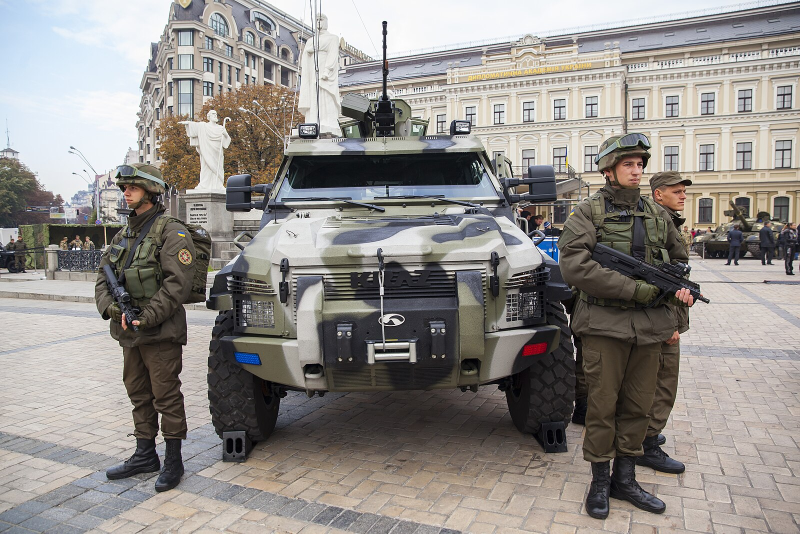
#> input picture data/military/raw/images/010f8caf2e07d2d285a8010c3fc672189d345f89643e5a60994144cbae19b4c1.jpg, 1600 x 1067 px (shown at 1/2 size)
$ python -i prepare_carparts23.py   (imports and definitions only)
#> lines starting #> are read from the running program, lines starting #| are printed output that depends on the picture
#!/usr/bin/env python3
"""Build the leakage-resistant COCO Carparts23 dataset for CRATER.

The input is Ultralytics' packaged Carparts-Seg v4 archive after extraction.
The script:

1. validates every image/label pair and YOLO segmentation polygon;
2. removes images with empty label files (they visibly contain cars and should
   not be treated as detector negatives);
3. groups Roboflow augmentations using the pre-``.rf.`` filename plus
   rotation- and color-tolerant visual similarity;
4. creates deterministic 70/15/15 source-group splits;
5. keeps all usable variants for training and one representative per source
   image for validation/test;
6. writes exact 23-class COCO annotations and a small CRATER transfer view;
7. emits an audit report, class counts, manifests, and visual previews.

Pillow, NumPy, and SciPy are required. No Ultralytics software is imported.
"""

from __future__ import annotations

import argparse
import csv
import json
import math
import os
import random
import shutil
from collections import Counter, defaultdict
from concurrent.futures import ProcessPoolExecutor
from multiprocessing import get_context
from pathlib import Path
from typing import Any

import numpy as np
from PIL import Image, ImageDraw, ImageFont
from scipy.ndimage import gaussian_filter, rotate


SOURCE_CLASSES = [
    "back_bumper",
    "back_door",
    "back_glass",
    "back_left_door",
    "back_left_light",
    "back_light",
    "back_right_door",
    "back_right_light",
    "front_bumper",
    "front_door",
    "front_glass",
    "front_left_door",
    "front_left_light",
    "front_light",
    "front_right_door",
    "front_right_light",
    "hood",
    "left_mirror",
    "object",
    "right_mirror",
    "tailgate",
    "trunk",
    "wheel",
]

# Exact classes that transfer directly plus a deliberately named weak proxy.
TRANSFER_CLASSES = ["windshield", "wheel", "hull_proxy"]
WINDSHIELD_SOURCE_ID = 10
WHEEL_SOURCE_ID = 22
HULL_PROXY_SOURCE_IDS = {
    0,   # back_bumper
    1,   # back_door
    3,   # back_left_door
    6,   # back_right_door
    8,   # front_bumper
    9,   # front_door
    11,  # front_left_door
    14,  # front_right_door
    16,  # hood
    20,  # tailgate
    21,  # trunk
}

SPLITS = ("train", "val", "test")
SPLIT_RATIOS = {"train": 0.70, "val": 0.15, "test": 0.15}
IMAGE_SUFFIXES = {".jpg", ".jpeg", ".png"}

SIMILARITY_IMAGE_SIZE = 48
SIMILARITY_ROTATIONS = sorted(
    {
        base_angle + delta
        for base_angle in (0, 90, 180, 270)
        for delta in range(-30, 31, 4)
    }
)
_SIM_Y, _SIM_X = np.ogrid[:SIMILARITY_IMAGE_SIZE, :SIMILARITY_IMAGE_SIZE]
SIMILARITY_MASK = (
    (_SIM_X - (SIMILARITY_IMAGE_SIZE - 1) / 2) ** 2
    + (_SIM_Y - (SIMILARITY_IMAGE_SIZE - 1) / 2) ** 2
    < (SIMILARITY_IMAGE_SIZE * 0.42) ** 2
)

DATASET_SOURCE_URL = (
    "https://universe.roboflow.com/gianmarco-russo-vt9xr/car-seg-un1pm/dataset/4"
)
DOWNLOAD_URL = (
    "https://github.com/ultralytics/assets/releases/download/v0.0.0/"
    "carparts-seg.zip"
)
LICENSE_NAME = "Creative Commons Attribution 4.0 International"
LICENSE_URL = "https://creativecommons.org/licenses/by/4.0/"
ARCHIVE_SHA256 = "e2eea20030d02366b07174bcdbcc843f63791bdd53962a83e00636d15e78e41f"


# [24 lines left out: function parse_args, not called in this run]


def source_key(path: Path) -> str:
    """Return the shared pre-augmentation key from a Roboflow filename."""
    return path.stem.split(".rf.", 1)[0]


# [124 lines left out: functions polygon_area, parse_label, discover_records, not called in this run]


def _load_similarity_image(path: str) -> np.ndarray:
    with Image.open(path) as image:
#> image is the input picture: PIL image 1600x1067 RGB; mean R, G, B 143.7, 139.5, 135.9
        array = np.asarray(
            image.convert("L").resize(
                (SIMILARITY_IMAGE_SIZE, SIMILARITY_IMAGE_SIZE),
                Image.Resampling.LANCZOS,
            ),
            dtype=np.float32,
        )
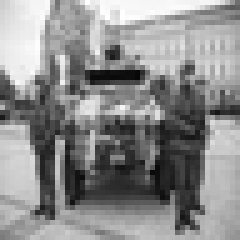
#> array: shape (48, 48) float32 (shown 5 times larger); min 7, max 255, mean 140.3
    return gaussian_filter(array, 0.7)
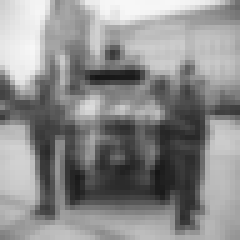
#> returned value: shape (48, 48) float32 (shown 5 times larger); min 22.85, max 247.9, mean 140.3


# [379 lines left out: functions _maximum_rotated_correlation, _cluster_path_group, refine_source_groups, class_presence_by_group, choose_group_split, choose_eval_representative and 5 more, not called in this run]


def write_json(path: Path, value: Any) -> None:
    path.parent.mkdir(parents=True, exist_ok=True)
    path.write_text(json.dumps(value, indent=2) + "\n", encoding="utf-8")


# [150 lines left out: functions write_annotations, write_manifests, original_leakage_profile, instance_counts, write_class_counts, write_assignments, not called in this run]


COLORS = {
    1: "#13B5EA",
    2: "#F5A623",
    3: "#7ED321",
}


# [242 lines left out: functions draw_preview_tile, write_sample_preview, write_leakage_preview, build_audit_report, main, not called in this run]


# [2 lines not run here, left out]

>>> result = _load_similarity_image('../../data/military/raw/images/010f8caf2e07d2d285a8010c3fc672189d345f89643e5a60994144cbae19b4c1.jpg')

$ run again, on data/military/raw/images/0b6803ca5909f48692a3c7f00cb6ddaaf3abac256297bb9b05faaae5b39f910c.jpg
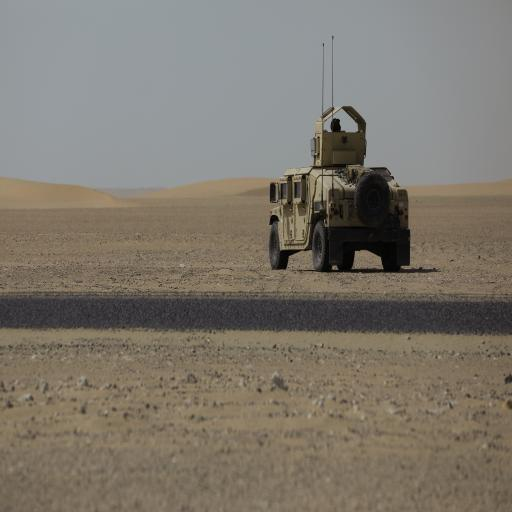
#> input picture data/military/raw/images/0b6803ca5909f48692a3c7f00cb6ddaaf3abac256297bb9b05faaae5b39f910c.jpg, 512 x 512 px
#> in _load_similarity_image, image is the input picture: PIL image 512x512 RGB; mean R, G, B 125.4, 119, 108.8
#> in _load_similarity_image, `array = np.asarray( image.convert("L").resize( (SIMILARITY_IMAGE_SIZE,..`:
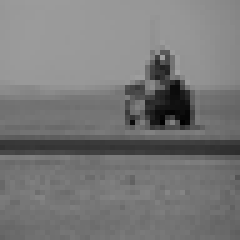
#> array: shape (48, 48) float32 (shown 5 times larger); min 0, max 160, mean 119.8

$ run again, on data/military/raw/images/0cdfd547756e62eafede13ee3078c3c9e5189921d27b1ae36aefd89269e0e5a4.jpg
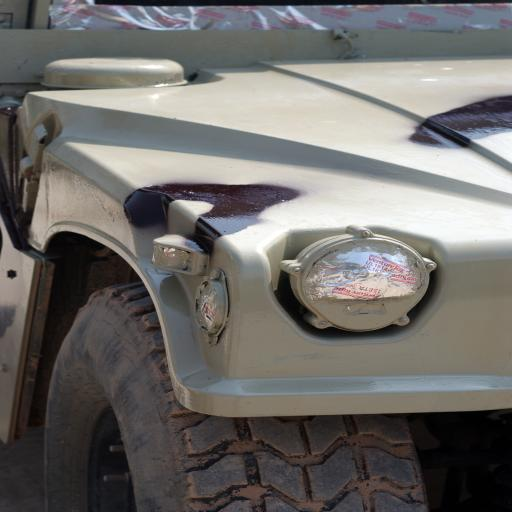
#> input picture data/military/raw/images/0cdfd547756e62eafede13ee3078c3c9e5189921d27b1ae36aefd89269e0e5a4.jpg, 512 x 512 px
#> in _load_similarity_image, image is the input picture: PIL image 512x512 RGB; mean R, G, B 111.2, 109.1, 106.3
#> in _load_similarity_image, `array = np.asarray( image.convert("L").resize( (SIMILARITY_IMAGE_SIZE,..`:
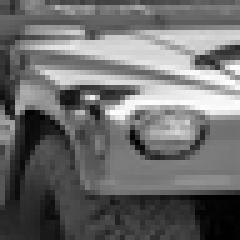
#> array: shape (48, 48) float32 (shown 5 times larger); min 0, max 255, mean 109.5
#> in _load_similarity_image, `return gaussian_filter(array, 0.7)`:
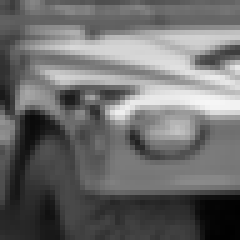
#> returned value: shape (48, 48) float32 (shown 5 times larger); min 1.24, max 246.5, mean 109.5

$ run again, on data/military/raw/images/0d4b3424643294b16455cc8a555f7eb77e7fd42a64a70751099d1899b22c8713.jpg
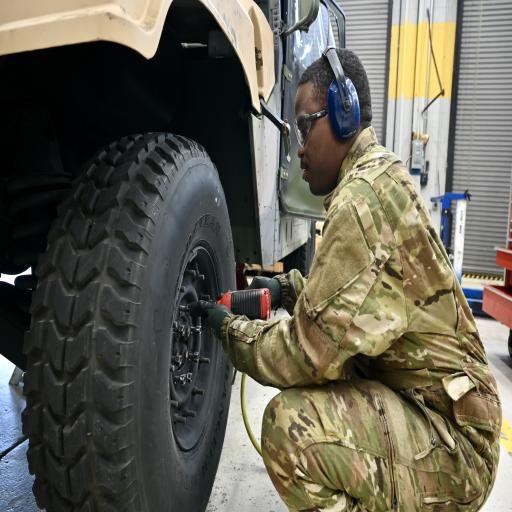
#> input picture data/military/raw/images/0d4b3424643294b16455cc8a555f7eb77e7fd42a64a70751099d1899b22c8713.jpg, 512 x 512 px
#> in _load_similarity_image, image is the input picture: PIL image 512x512 RGB; mean R, G, B 100, 97, 84.4
#> in _load_similarity_image, `array = np.asarray( image.convert("L").resize( (SIMILARITY_IMAGE_SIZE,..`:
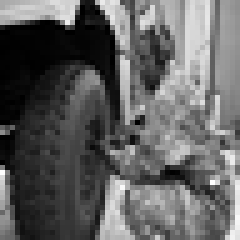
#> array: shape (48, 48) float32 (shown 5 times larger); min 0, max 255, mean 96.5
#> in _load_similarity_image, `return gaussian_filter(array, 0.7)`:
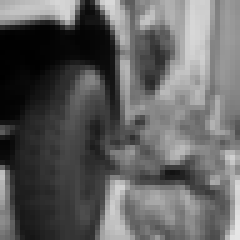
#> returned value: shape (48, 48) float32 (shown 5 times larger); min 0.637, max 230.2, mean 96.5
